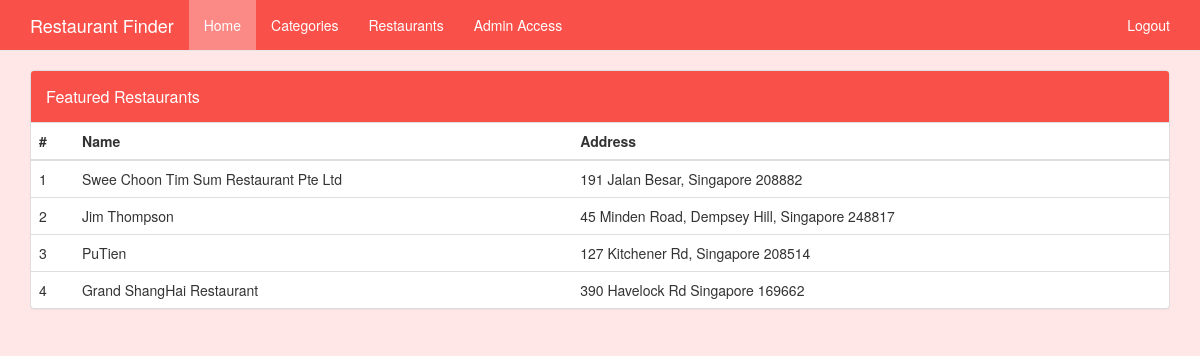
Screenshot of /home.php (signed in) with the database file from the repository.
### tables this page shows
CREATE TABLE `tbl_restaurants_restaurants` (
  `restaurant_id` int(11) NOT NULL,
  `name` text NOT NULL,
  `address` text NOT NULL,
  `lat` text NOT NULL,
  `lon` text NOT NULL,
  `desc1` text NOT NULL,
  `email` text NOT NULL,
  `website` text NOT NULL,
  `amenities` text NOT NULL,
  `food_rating` float NOT NULL,
  `price_rating` float NOT NULL,
  `featured` int(11) NOT NULL,
  `phone` text NOT NULL,
  `hours` text NOT NULL,
  `created_at` int(11) NOT NULL,
  `category_id` int(11) NOT NULL,
  `is_deleted` int(11) NOT NULL DEFAULT '0'
);

### header.php (called while the page is built, shortened)
<?php
	require_once 'application/DB_Connect.php';
    function classLoader($class)
    {
        $filename = $class . '.php';
        $file ='controllers/' . $filename;
        if (!file_exists($file))
        {
            return false;
        }
    }
    function classModelLoader($class)
    {
        $filename = $class . '.php';
        $file ='models/' . $filename;
    }
?>

### application/DB_Connect.php (called while the page is built, shortened)
<?php
class DB_Connect {
    public function connect()
    {
        $con = new PDO('mysql:host='.Constants::DB_HOST.';dbname='.Constants::DB_DATABASE.';charset=utf8', Constants::DB_USER, Constants::DB_PASSWORD);
        $con->setAttribute(PDO::ATTR_EMULATE_PREPARES, false);
        $con->setAttribute(PDO::ATTR_ERRMODE, PDO::ERRMODE_EXCEPTION);
        return $con;
    }
}
?>

### controllers/ControllerRestaurant.php (called while the page is built, shortened)
<?php
class ControllerRestaurant
{
    private $pdo;
    function __construct()
    {
        $this->db = new DB_Connect();
        $this->pdo = $this->db->connect();
    }
    public function getRestaurantsFeatured()
    {
        $stmt = $this->pdo->prepare('SELECT *
                                FROM tbl_restaurants_restaurants
                                WHERE featured = 1 AND is_deleted = 0');
        $stmt->execute();
        $array = array();
        $ind = 0;
        foreach ($stmt as $row)
        {
            $itm = new Restaurant();
            $itm->restaurant_id = $row['restaurant_id'];
            $itm->name = $row['name'];
            $itm->address = $row['address'];
            $itm->lat = $row['lat'];
            $itm->lon = $row['lon'];
            $itm->desc1 = $row['desc1'];
            $itm->email = $row['email'];
            $itm->website = $row['website'];
            $itm->amenities = $row['amenities'];
            $itm->food_rating = $row['food_rating'];
            $itm->price_rating = $row['price_rating'];
            $itm->featured = $row['featured'];
            $itm->phone = $row['phone'];
            $itm->hours = $row['hours'];
            $itm->created_at = $row['created_at'];
            $itm->category_id = $row['category_id'];
            $itm->is_deleted = $row['is_deleted'];
            $array[$ind] = $itm;
            $ind++;
        }
        return $array;
    }
}
?>

### home.php (the view, shortened to what this page needs)
<?php
  require_once 'header.php';
  $controller = new ControllerRestaurant();
  $restaurants = $controller->getRestaurantsFeatured();
?>
<!DOCTYPE html>
<html lang="en"><head>
    <link href="bootstrap/css/bootstrap.css" rel="stylesheet">
    <link href="bootstrap/css/navbar-fixed-top.css" rel="stylesheet">
    <link href="bootstrap/css/custom.css" rel="stylesheet">
  </head>
  <body>
    <div class="navbar navbar-default navbar-fixed-top" role="navigation">
      <div class="container">
        <div class="navbar-header">
          <a class="navbar-brand" href="#">Restaurant Finder</a>
        </div>
        <div class="navbar-collapse collapse">
          <ul class="nav navbar-nav">
            <li class="active"><a href="home.php">Home</a></li>
            <li ><a href="categories.php">Categories</a></li>
            <li><a href="restaurants.php">Restaurants</a></li>
            <li><a href="admin_access.php">Admin Access</a></li>
          </ul>
          <ul class="nav navbar-nav navbar-right">
            <li ><a href="index.php">Logout</a></li>
          </ul>
        </div>
      </div>
    </div>
    <div class="container">
        <div class="panel panel-default">
            <div class="panel-heading clearfix">
              <h4 class="panel-title pull-left" style="padding-top:7px;padding-bottom:6px;">Featured Restaurants</h4>
            </div>
            <table class="table">
                <thead>
                    <tr>
                        <th>#</th>
                        <th>Name</th>
                        <th>Address</th>
                    </tr>
                </thead>
                <tbody>
                    <?php
                        if($restaurants != null) {
                            $ind = 1;
                            foreach ($restaurants as $restaurant)  {
                                echo "<tr>";
                                echo "<td>$ind</td>";
                                echo "<td>$restaurant->name</td>";
                                echo "<td>$restaurant->address</td>";
                                echo "</tr>";
                                ++$ind;
                            }
                        }
                    ?>
                </tbody>
            </table>
        </div>
    </div>
</body></html>

### rows the page displays
tbl_restaurants_restaurants: name "Swee Choon Tim Sum Restaurant Pte Ltd", address "191 Jalan Besar, Singapore 208882"
tbl_restaurants_restaurants: name "Jim Thompson", address "45 Minden Road, Dempsey Hill, Singapore 248817"
tbl_restaurants_restaurants: name "PuTien", address "127 Kitchener Rd, Singapore 208514"
tbl_restaurants_restaurants: name "Grand ShangHai Restaurant", address "390 Havelock Rd Singapore 169662"
